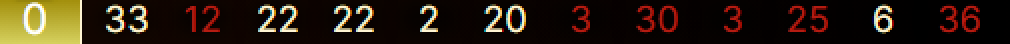
#> input picture treino/0-33-12-22-22-2-20-3-30-3-25-6-36.png, 505 x 22 px (shown 2 times larger); its folder holds only this picture in this run
$ python treinar.py
#> lines starting #> are read from the running program, lines starting #| are printed output that depends on the picture; after the words box and inside, x2 and y2 are one past the last pixel; in counts of white or black regions, pixels touching at a corner belong together
import os
import shutil
import cv2
import numpy as np

PASTA_TREINO = "treino"
PASTA_GABARITO = "gabarito"

if os.path.exists(PASTA_GABARITO):
    shutil.rmtree(PASTA_GABARITO)
os.makedirs(PASTA_GABARITO)


def extrair_recorte_perfeito(slot_bgr):
    """Encontra o contorno real do número usando brilho e retorna um corte

    ajustado e centralizado dele (em escala de cinza/brilho).
    """
    hsv = cv2.cvtColor(slot_bgr, cv2.COLOR_BGR2HSV)
    _, _, v = cv2.split(hsv)
    v_blur = cv2.GaussianBlur(v, (3, 3), 0)

    # Cria uma máscara binária apenas para achar a localização do texto
    _, th = cv2.threshold(v_blur, 130, 255, cv2.THRESH_BINARY)

    contornos, _ = cv2.findContours(
        th, cv2.RETR_EXTERNAL, cv2.CHAIN_APPROX_SIMPLE
    )

    caixas = []
    for c in contornos:
        cx, cy, cw, ch = cv2.boundingRect(c)
        if cw > 2 and ch > 5:  # Filtra sujeiras pequenas
            caixas.append((cx, cy, cx + cw, cy + ch))

    if caixas:
        # Agrupa todos os contornos encontrados (une o primeiro e o segundo dígito se houver)
        x_min = min([b[0] for b in caixas])
        y_min = min([b[1] for b in caixas])
        x_max = max([b[2] for b in caixas])
        y_max = max([b[3] for b in caixas])

        # Adiciona uma margem de segurança de 2 pixels
        y1 = max(0, y_min - 2)
        y2 = min(slot_bgr.shape[0], y_max + 2)
        x1 = max(0, x_min - 2)
        x2 = min(slot_bgr.shape[1], x_max + 2)

        # Retorna o recorte focado na imagem de brilho (V)
        recorte_num = v[y1:y2, x1:x2]
        # Padroniza para um tamanho fixo para o template matching funcionar perfeitamente
        return cv2.resize(recorte_num, (30, 20), interpolation=cv2.INTER_CUBIC)

    # Se falhar totalmente em achar contornos, devolve o centro padrão redimensionado
    return cv2.resize(v, (30, 20), interpolation=cv2.INTER_CUBIC)


print("Gerando gabarito adaptativo inteligente...")
contadores = {str(n): 0 for n in range(37)}

for nome_arquivo in os.listdir(PASTA_TREINO):
    if not nome_arquivo.endswith((".png", ".jpg", ".jpeg")):
        continue

    caminho_img = os.path.join(PASTA_TREINO, nome_arquivo)
    img = cv2.imread(caminho_img)
#> img is the input picture: shape (22, 505, 3); mean B, G, R 16.3, 29.1, 41.8
    h, w, _ = img.shape
#> h = 22; w = 505

    resultados_esperados = nome_arquivo.split(".")[0].split("-")
    if len(resultados_esperados) != 13:
        print(f"Ignorado: {nome_arquivo} precisa ter 13 números.")
        continue

    slot1_w = int(w * 0.095)
#> slot1_w = 47
    resto_w = w - slot1_w
#> resto_w = 458
    outros_slots_w = resto_w // 12
#> outros_slots_w = 38

    for i in range(13):
        numero_alvo = resultados_esperados[i].strip()
        if numero_alvo == "":
            continue

        if i == 0:
            x1, x2 = 0, slot1_w
        else:
            x1 = slot1_w + (i - 1) * outros_slots_w
            x2 = slot1_w + i * outros_slots_w if i < 12 else w

        # Recorta a coluna teórica aproximada com uma folga lateral para não perder nada
        margem_busca = 3
        xa = max(0, x1 - margem_busca)
        xb = min(w, x2 + margem_busca)
        slot_largo = img[:, xa:xb]

        # Deixa o contorno achar o número exato dentro dessa coluna
        molde_perfeito = extrair_recorte_perfeito(slot_largo)

        idx = contadores.get(numero_alvo, 0)
        caminho_salvar = os.path.join(
            PASTA_GABARITO, f"{numero_alvo}_{idx}.png"
        )
        cv2.imwrite(caminho_salvar, molde_perfeito)
        contadores[numero_alvo] = idx + 1
#> this loop made 13 passes
#> contornos in extrair_recorte_perfeito on passes 1, 3, 6, 8, 9, 10, 11, 12, 13: [[[0, 0], [0, 21], [40, 21], [40, 0]]], 2 contours, all with area under 20, 1 contour; box (x1, y1, x2, y2) and area: (14, 3, 23, 16) 33, [[[20, 8], [19, 9], [20, 9]]], 9 contours, all with area under 20, 2 contours, all with area under 20, 5 contours, all with area under 20, 1 contour; box (x1, y1, x2, y2) and area: (13, 3, 23, 16) 74, 3 contours, all with area under 20
#> pass 1, `slot_largo = img[:, xa:xb]`:
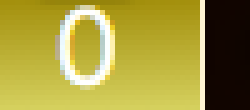
#> slot_largo: shape (22, 50, 3) (shown 5 times larger); mean B, G, R 61.8, 152.1, 163.1
#> pass 1, in extrair_recorte_perfeito, `_, _, v = cv2.split(hsv)`:
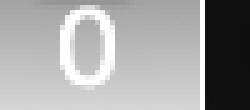
#> v: shape (22, 50) (shown 5 times larger); min 14, max 255, mean 163.6
#> pass 1, in extrair_recorte_perfeito, `v_blur = cv2.GaussianBlur(v, (3, 3), 0)`:
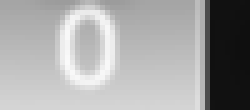
#> v_blur: shape (22, 50) (shown 5 times larger); min 15, max 250, mean 163.8
#> after the loop:
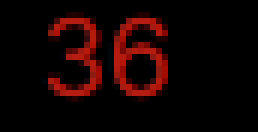
#> slot_largo: shape (22, 43, 3) (shown 6 times larger); mean B, G, R 1.7, 2.6, 20.5
#> after the loop, contadores = 37 items

print("Treinamento concluído com sucesso!")

$ run again, on treino/11-1-21-26-1-21-17-0-11-33-20-2-30.png
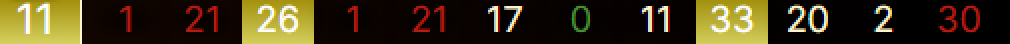
#> input picture treino/11-1-21-26-1-21-17-0-11-33-20-2-30.png, 505 x 22 px (shown 2 times larger)
#> img is the input picture: shape (22, 505, 3); mean B, G, R 24, 50.5, 61.3
#> the loop `for i in range(13):` made 13 passes
#> contornos in extrair_recorte_perfeito on passes 1, 5, 6, 12, 13: [[[0, 0], [0, 21], [40, 21], [40, 0]]], [[[18, 4], [19, 5], [19, 4]]], 3 contours, all with area under 20, 1 contour; box (x1, y1, x2, y2) and area: (14, 3, 22, 16) 32, 8 contours, all with area under 20
#> pass 1, in extrair_recorte_perfeito, `v_blur = cv2.GaussianBlur(v, (3, 3), 0)`:
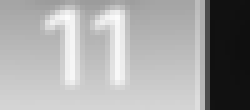
#> v_blur: shape (22, 50) (shown 5 times larger); min 15, max 252, mean 164.4
#> after the loop `for i in range(13):`:
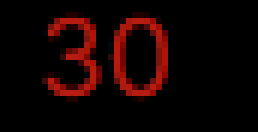
#> slot_largo: shape (22, 43, 3) (shown 6 times larger); mean B, G, R 1.6, 2.5, 19.6
#> after the loop `for i in range(13):`: contadores = 37 items

$ run again, on treino/11-3-28-23-31-4-24-35-9-33-17-5-32.png
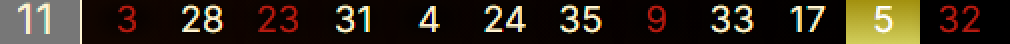
#> input picture treino/11-3-28-23-31-4-24-35-9-33-17-5-32.png, 505 x 22 px (shown 2 times larger)
#> img is the input picture: shape (22, 505, 3); mean B, G, R 27.5, 40.5, 50.2
#> the loop `for i in range(13):` made 13 passes
#> contornos in extrair_recorte_perfeito on passes 2, 4, 6, 9, 13: 3 contours, all with area under 20, 4 contours, all with area under 20, 1 contour; box (x1, y1, x2, y2) and area: (14, 3, 23, 16) 57, 2 contours, all with area under 20, 2 contours, all with area under 20
#> pass 1, in extrair_recorte_perfeito, `v_blur = cv2.GaussianBlur(v, (3, 3), 0)`:
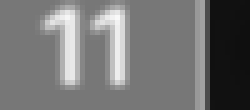
#> v_blur: shape (22, 50) (shown 5 times larger); min 15, max 249, mean 115.5
#> after the loop `for i in range(13):`:
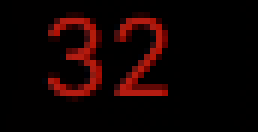
#> slot_largo: shape (22, 43, 3) (shown 6 times larger); mean B, G, R 1.5, 2.3, 18.2
#> after the loop `for i in range(13):`: contadores = 37 items

$ run again, on treino/1-21-17-0-11-33-20-2-30-33-20-0-6.png
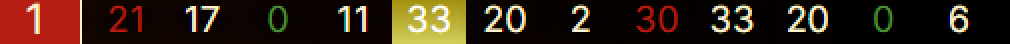
#> input picture treino/1-21-17-0-11-33-20-2-30-33-20-0-6.png, 505 x 22 px (shown 2 times larger)
#> img is the input picture: shape (22, 505, 3); mean B, G, R 19.5, 32.8, 51.6
#> the loop `for i in range(13):` made 13 passes
#> contornos in extrair_recorte_perfeito on passes 1, 2, 8, 9, 13: [[[0, 0], [0, 21], [40, 21], [40, 0]]], 3 contours, all with area under 20, 1 contour; box (x1, y1, x2, y2) and area: (14, 3, 23, 16) 34, 9 contours, all with area under 20, 1 contour; box (x1, y1, x2, y2) and area: (13, 3, 22, 16) 70
#> pass 1, in extrair_recorte_perfeito, `v_blur = cv2.GaussianBlur(v, (3, 3), 0)`:
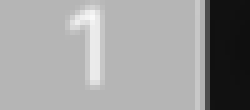
#> v_blur: shape (22, 50) (shown 5 times larger); min 15, max 249, mean 155.5
#> after the loop `for i in range(13):`:
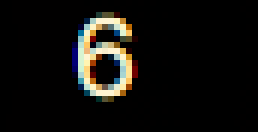
#> slot_largo: shape (22, 43, 3) (shown 6 times larger); mean B, G, R 13.7, 16.5, 18
#> after the loop `for i in range(13):`: contadores = 37 items
